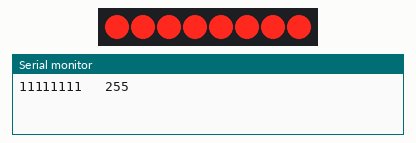
This sketch was run on a simulated Arduino Uno, built with avr-gcc and run on an emulated ATmega328P. Shown: 8 shift-register outputs drawn as a row of LEDs (first output left, lit = HIGH), the last lines printed to the serial monitor. Wiring (inferred from the names in the program): shift register (74HC595): data pin 12; shift clock pin 9; latch pin 11. Wiring (inferred from the signals the program sends): row of LEDs: on Q0, Q1, Q2, Q3, Q4, Q5, Q6, Q7.

Above: at 0.05 s.
At 0.75 s:
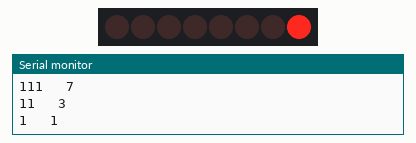
Timing chart, 0 to 2.3 s (numbered marks = the images above):
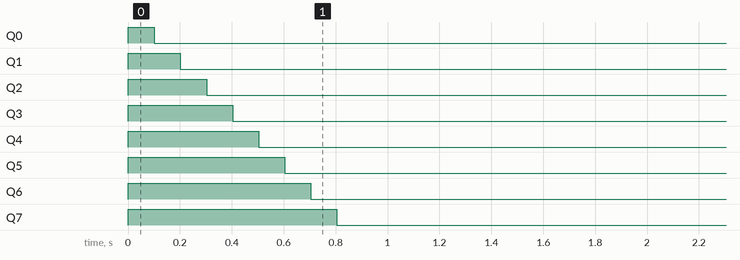

Measured:
- by itself, Q0: LOW → HIGH at 0.00 s, → LOW 0.10 s later
- by itself, Q1: LOW → HIGH at 0.00 s, → LOW 0.20 s later
- by itself, Q2: LOW → HIGH at 0.00 s, → LOW 0.30 s later
- by itself, Q3: LOW → HIGH at 0.00 s, → LOW 0.40 s later
- by itself, Q4: LOW → HIGH at 0.00 s, → LOW 0.50 s later
- by itself, Q5: LOW → HIGH at 0.00 s, → LOW 0.60 s later
- by itself, Q6: LOW → HIGH at 0.00 s, → LOW 0.70 s later
- by itself, Q7: LOW → HIGH at 0.00 s, → LOW 0.80 s later

The sketch:

BinaryLogicalShift.ino
```cpp
int latchPin = 11;
int clockPin = 9;
int dataPin = 12;

byte LED1s;
byte startByte = 0b11111111;

int dt = 100;

void setup() {
  pinMode (latchPin, OUTPUT);
  pinMode (dataPin, OUTPUT);
  pinMode (clockPin, OUTPUT);
  Serial.begin (9600);
  LED1s = startByte;

}

void loop() {
  Serial.print (LED1s, BIN);
  Serial.print ("   ");
  Serial.println (LED1s, DEC);

  digitalWrite (latchPin, LOW);
  shiftOut (dataPin, clockPin, LSBFIRST, LED1s);
  digitalWrite (latchPin, HIGH);

  delay (dt);

  LED1s = LED1s / 2;

  if (LED1s < 1) {
    Serial.print (LED1s, BIN);
    Serial.print ("   ");
    Serial.println (LED1s, DEC);

    digitalWrite (latchPin, LOW);
    shiftOut (dataPin, clockPin, LSBFIRST, 0);
    digitalWrite (latchPin, HIGH);
    delay (dt);
  }

}
```
